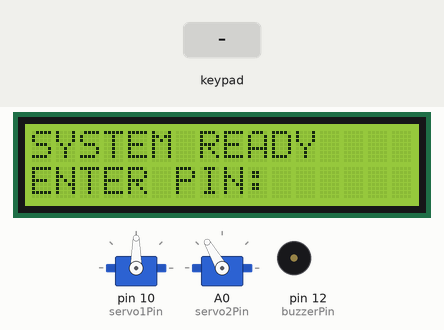
A sketch run on a simulated Arduino Uno, built with avr-gcc and run on an emulated ATmega328P. On the bench: 16×2 character LCD, 2 × servo, buzzer (waves = sounding). Inputs (shaded band) come from the test bench.

Above: at 1.2 s.
1.3 s: keypad keys 5 6 7 8 A pressed 0.4 s apart
At 3.7 s:
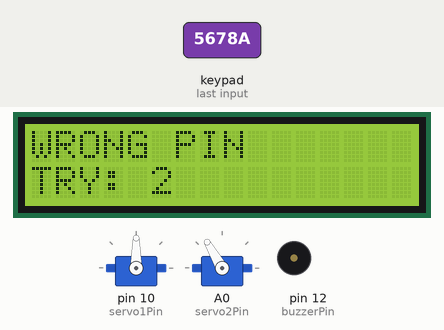
4.8 s: key '#' pressed
At 5.9 s:
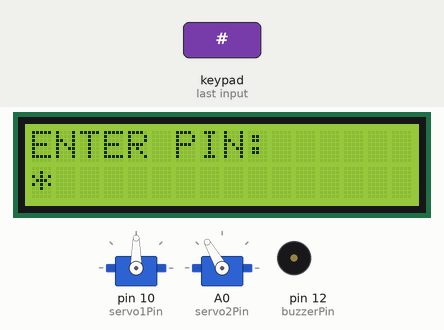
6.4 s: keypad keys 1 2 3 4 # pressed 0.4 s apart
At 9.5 s:
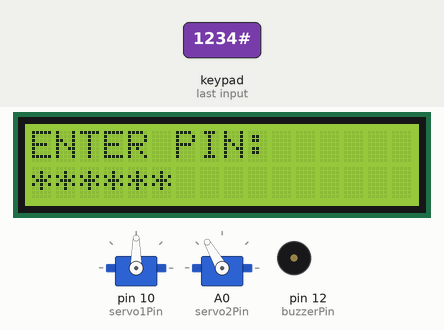
9.9 s: keypad keys 5 6 7 8 # pressed 0.4 s apart
At 12.0 s:
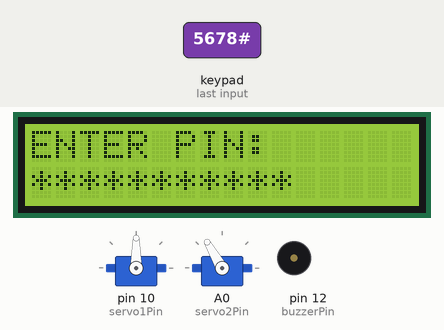
13.4 s: key '9' pressed
At 14.7 s:
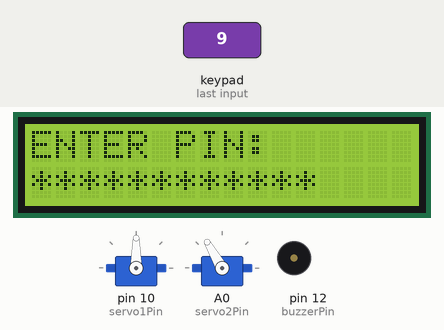
15.0 s: key '3' pressed
At 16.0 s:
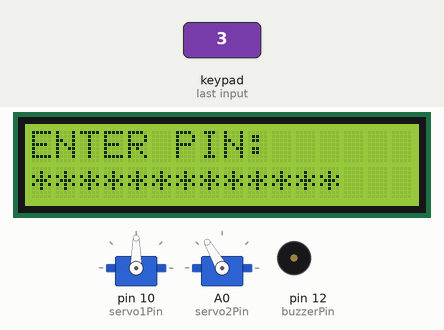
Timing chart, 0 to 17.6 s (numbered marks = the images above; inputs shaded):
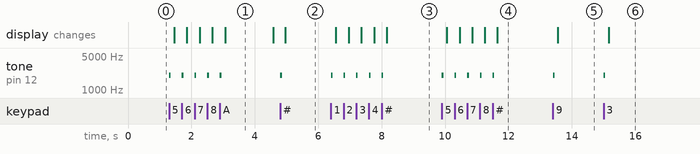

Measured:
- after the input at 1.3 s, tone on pin 12 (buzzerPin): alternates 2000 Hz for 0.05 s and silent for 0.35 s, 10 changes in all, then stays silent, starting at once; the display: first changes after 0.15 s (image 1 shows a later state)
- after the input at 4.8 s, tone on pin 12 (buzzerPin): silent → 2000 Hz at once, → silent 0.05 s later; the display: changes after 0.16 s (image 2)
- after the input at 6.4 s, tone on pin 12 (buzzerPin): alternates 2000 Hz for 0.05 s and silent for 0.35 s, 10 changes in all, then stays silent, starting at once; the display: first changes after 0.16 s (image 3 shows a later state)
- after the input at 9.9 s, tone on pin 12 (buzzerPin): alternates 2000 Hz for 0.05 s and silent for 0.35 s, 10 changes in all, then stays silent, starting at once; the display: first changes after 0.15 s (image 4 shows a later state)
- after the input at 13.4 s, tone on pin 12 (buzzerPin): silent → 2000 Hz at once, → silent 0.05 s later; the display: changes after 0.16 s (image 5)
- after the input at 15.0 s, tone on pin 12 (buzzerPin): silent → 2000 Hz at once, → silent 0.05 s later; the display: changes after 0.16 s (image 6)
- what the display in image 1 shows lasts 1.5 s, from 3.1 s to 4.6 s

The sketch:

GUARD_X_ARDINO_CODE.ino
```cpp
#include <Wire.h>
#include <LiquidCrystal_I2C.h>
#include <Keypad.h>
#include <Servo.h>

// ---------------- LCD ----------------
LiquidCrystal_I2C lcd(0x27, 16, 2);

// ---------------- KEYPAD ----------------
const byte ROWS = 4;
const byte COLS = 4;

char keys[ROWS][COLS] = {
  {'D','C','B','A'},
  {'#','9','6','3'},
  {'0','8','5','2'},
  {'*','7','4','1'}
};

byte rowPins[ROWS] = {9, 8, 7, 6};
byte colPins[COLS] = {5, 4, 3, 2};

Keypad keypad = Keypad(makeKeymap(keys), rowPins, colPins, ROWS, COLS);

// ---------------- PINS ----------------
const int buzzerPin = 12;
const int espTriggerPin = 11;
const int servo1Pin = 10;
const int servo2Pin = A0;   // ✅ FIXED (NOT 13)

// ---------------- OBJECTS ----------------
Servo servo1;
Servo servo2;

// ---------------- VARIABLES ----------------
String inputPassword = "";
const String GENERAL_PIN = "1234";
const String MASTER_PIN  = "5678";

int fails = 0;
bool masterMode = false;

// ---------------- SETUP ----------------
void setup() {
  lcd.init();
  lcd.backlight();

  pinMode(buzzerPin, OUTPUT);
  pinMode(espTriggerPin, OUTPUT);

  servo1.attach(servo1Pin);
  servo2.attach(servo2Pin);

  // LOCK POSITION
  servo1.write(90);
  servo2.write(120);

  digitalWrite(espTriggerPin, LOW);

  showMsg("SYSTEM READY", "ENTER PIN:");
}

// ---------------- LOOP ----------------
void loop() {

  // Alarm beep in master mode
  if (masterMode) {
    tone(buzzerPin, 1000, 200);
    delay(150);
  } else {
    noTone(buzzerPin);
  }

  char key = keypad.getKey();

  if (key) {
    tone(buzzerPin, 2000, 50);
    delay(150);

    if (key == 'A') {
      if (inputPassword.length() > 0) checkPass();
    }

    else if (key == 'B') {
      inputPassword = "";
      showMsg(masterMode ? "MASTER MODE" : "ENTER PIN:", "");
    }

    else if ((key >= '0' && key <= '9') || key == '#') {
      if (inputPassword.length() < 16) {
        inputPassword += key;
        lcd.setCursor(inputPassword.length() - 1, 1);
        lcd.print("*");
      }
    }
  }
}

// ---------------- PASSWORD CHECK ----------------
void checkPass() {

  if (!masterMode) {

    if (inputPassword == GENERAL_PIN) {
      showMsg("ACCESS GRANTED", "OPENING DOOR");

      // OPEN
      servo1.write(180);
      servo2.write(0);

      delay(5000);

      // CLOSE
      servo1.write(90);
      servo2.write(120);

      fails = 0;
    }

    else {
      fails++;

      int triesLeft = max(0, 3 - fails);
      showMsg("WRONG PIN", "TRY: " + String(triesLeft));

      delay(1500);

      if (fails >= 3) {
        masterMode = true;

        // ESP Trigger
        digitalWrite(espTriggerPin, HIGH);
        delay(300);
        digitalWrite(espTriggerPin, LOW);

        showMsg("SYSTEM LOCKED", "ALARM ACTIVE");
      }
    }
  }

  else {
    if (inputPassword == MASTER_PIN) {
      masterMode = false;

      digitalWrite(espTriggerPin, LOW);

      showMsg("DISARMED", "SYSTEM RESET");

      fails = 0;
      delay(2000);
    }

    else {
      showMsg("WRONG MASTER", "TRY AGAIN");
      delay(2000);
    }
  }

  inputPassword = "";
  showMsg(masterMode ? "MASTER MODE" : "ENTER PIN:", "");
}

// ---------------- DISPLAY FUNCTION ----------------
void showMsg(String l1, String l2) {
  lcd.clear();
  lcd.setCursor(0, 0);
  lcd.print(l1);
  lcd.setCursor(0, 1);
  lcd.print(l2);
}
```
